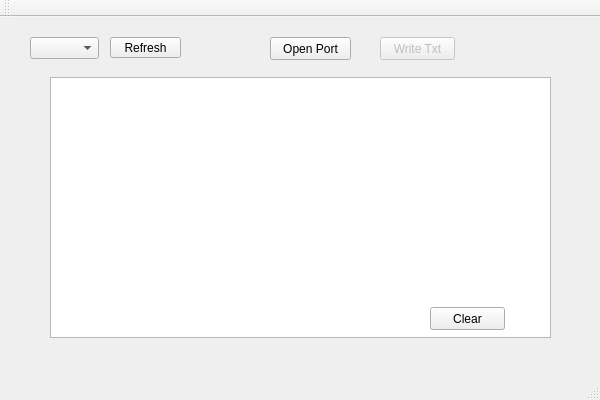
<?xml version="1.0" encoding="UTF-8"?>
<ui version="4.0">
 <class>QtSerialPortClass</class>
 <widget class="QMainWindow" name="QtSerialPortClass">
  <property name="geometry">
   <rect>
    <x>0</x>
    <y>0</y>
    <width>600</width>
    <height>400</height>
   </rect>
  </property>
  <property name="windowTitle">
   <string>QtSerialPort</string>
  </property>
  <widget class="QWidget" name="centralWidget">
   <widget class="QTextBrowser" name="textBrowser">
    <property name="geometry">
     <rect>
      <x>50</x>
      <y>60</y>
      <width>501</width>
      <height>261</height>
     </rect>
    </property>
   </widget>
   <widget class="QPushButton" name="refreshButton">
    <property name="geometry">
     <rect>
      <x>110</x>
      <y>20</y>
      <width>71</width>
      <height>21</height>
     </rect>
    </property>
    <property name="styleSheet">
     <string notr="true"/>
    </property>
    <property name="text">
     <string>Refresh</string>
    </property>
   </widget>
   <widget class="QPushButton" name="clearButton">
    <property name="geometry">
     <rect>
      <x>430</x>
      <y>290</y>
      <width>75</width>
      <height>23</height>
     </rect>
    </property>
    <property name="text">
     <string>Clear</string>
    </property>
   </widget>
   <widget class="QPushButton" name="openButton">
    <property name="geometry">
     <rect>
      <x>270</x>
      <y>20</y>
      <width>81</width>
      <height>23</height>
     </rect>
    </property>
    <property name="text">
     <string>Open Port</string>
    </property>
   </widget>
   <widget class="QComboBox" name="comboBox">
    <property name="geometry">
     <rect>
      <x>30</x>
      <y>20</y>
      <width>69</width>
      <height>22</height>
     </rect>
    </property>
   </widget>
   <widget class="QPushButton" name="writeButton">
    <property name="enabled">
     <bool>false</bool>
    </property>
    <property name="geometry">
     <rect>
      <x>380</x>
      <y>20</y>
      <width>75</width>
      <height>23</height>
     </rect>
    </property>
    <property name="text">
     <string>Write Txt</string>
    </property>
   </widget>
  </widget>
  <widget class="QMenuBar" name="menuBar">
   <property name="geometry">
    <rect>
     <x>0</x>
     <y>0</y>
     <width>600</width>
     <height>23</height>
    </rect>
   </property>
  </widget>
  <widget class="QToolBar" name="mainToolBar">
   <attribute name="toolBarArea">
    <enum>TopToolBarArea</enum>
   </attribute>
   <attribute name="toolBarBreak">
    <bool>false</bool>
   </attribute>
  </widget>
  <widget class="QStatusBar" name="statusBar"/>
 </widget>
 <layoutdefault spacing="6" margin="11"/>
 <resources>
  <include location="QtSerialPort.qrc"/>
 </resources>
 <connections/>
</ui>
